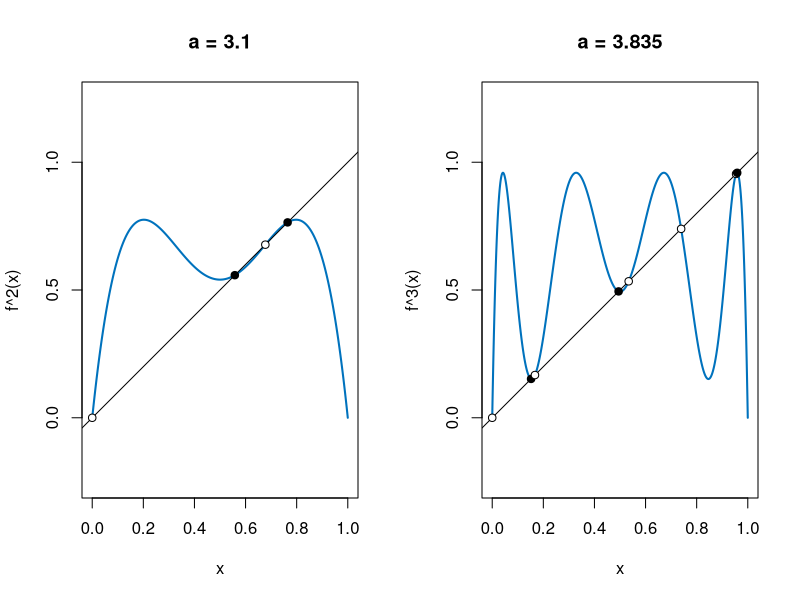

Reproduce this figure in R.
# Fig. 1.30: Iterates f^2 and f^3 of the logistic model (book, Section 1.4, Eq. 1.38)
# left: f^2 with a = 3.1 (stable 2-cycle);  right: f^3 with a = 3.835 (stable 3-cycle)
# fixed points of f^k: filled black = stable (|(f^k)'| < 1), white = unstable
# (c) 2026 Philipp Kügler · Program for the book "Dynamical Systems in the Life Sciences" · MIT License (see LICENSE)
x <- seq(0, 1, length.out = 2000)
par(mfrow = c(1, 2))
for (p in 1:2) {
  a <- c(3.1, 3.835)[p]; k <- c(2, 3)[p]
  f <- function(y) a * y * (1 - y)
  fk <- if (k == 2) function(y) f(f(y)) else function(y) f(f(f(y)))   # f^2 or f^3
  plot(x, fk(x), type = "l", col = rgb(0, 0.447, 0.741), lwd = 2, asp = 1, xlim = c(0, 1), ylim = c(0, 1),
       xlab = "x", ylab = sprintf("f^%d(x)", k), main = sprintf("a = %g", a))
  abline(0, 1)
  # fixed points: look for sign changes of f^k(x) - x, then determine precisely with uniroot
  xg <- seq(0, 1, length.out = 20001); g <- fk(xg) - xg
  idx <- which(sign(g[-length(g)]) != sign(g[-1]))
  pts <- 0
  for (i in idx) pts <- c(pts, uniroot(function(z) fk(z) - z, c(xg[i], xg[i + 1]), tol = 1e-12)$root)
  pts <- unique(round(pts * 1e10) / 1e10)
  for (q in pts) {
    e <- 1e-7; ableitung <- (fk(q + e) - fk(q - e)) / (2 * e)
    stabil <- abs(ableitung) < 1
    points(q, q, pch = 21, bg = if (stabil) "black" else "white")
    cat(sprintf("a = %g, f^%d:  x = %.4f  %s  (derivative %.3f)\n", a, k, q, if (stabil) "stable" else "unstable", ableitung))
  }
}
